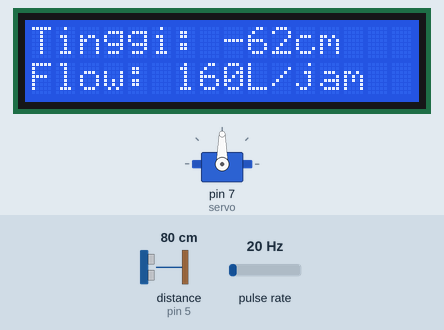
A sketch run on a simulated Arduino Uno, built with avr-gcc and run on an emulated ATmega328P. Parts: servo, 16×2 character LCD. Wiring (inferred from the names in the program): ultrasonic range finder: trigger pin 4; echo pin 5; pulse sensor: data pin 2. The test bench sets the inputs (shaded band); at power-on: distance to the obstacle (sensor on pin 5) 80 cm, pulse rate 20 Hz. The echo pulse lasts 58.3 µs per cm; what the sketch prints to the serial monitor is not drawn.

Above: at 4.6 s.
4.7 s: distance to the obstacle (sensor on pin 5) set to 2 cm
At 5.4 s:
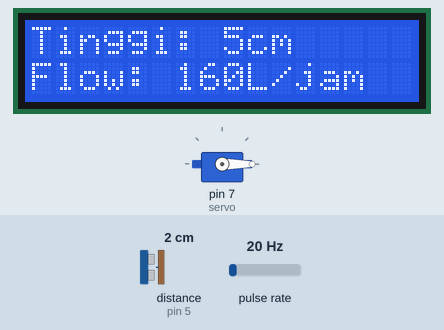
8.9 s: pulse rate (sensor on pin 2) set to 50 Hz
At 9.8 s:
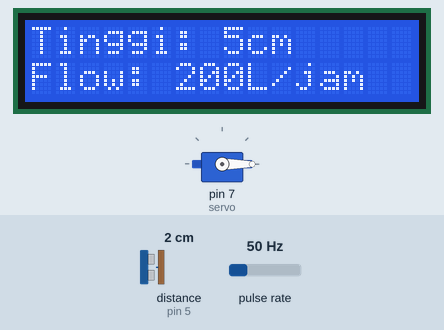
11.6 s: distance to the obstacle (sensor on pin 5) set to 18 cm
At 12.9 s:
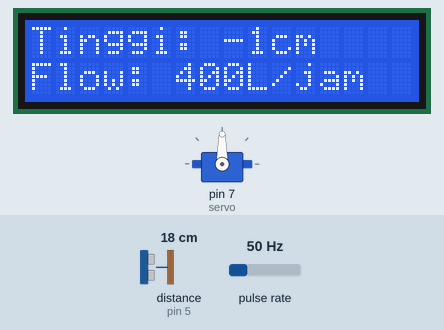
14.6 s: distance to the obstacle (sensor on pin 5) set to 250 cm
At 15.9 s:
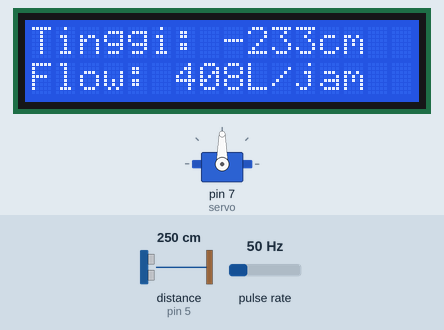
16.7 s: pulse rate (sensor on pin 2) set to 4 Hz
At 19.4 s:
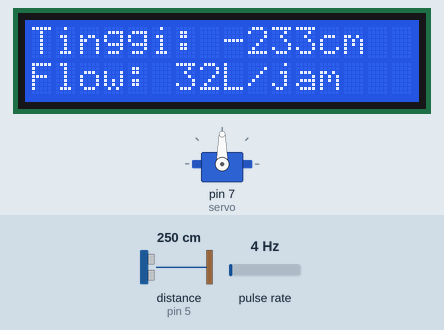
19.7 s: pulse rate (sensor on pin 2) set to 100 Hz
At 22.2 s:
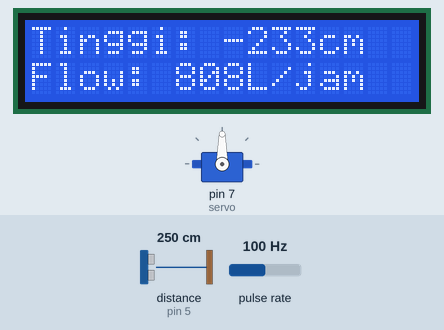
Timing chart, 0 to 23.7 s (numbered marks = the images above; inputs shaded):
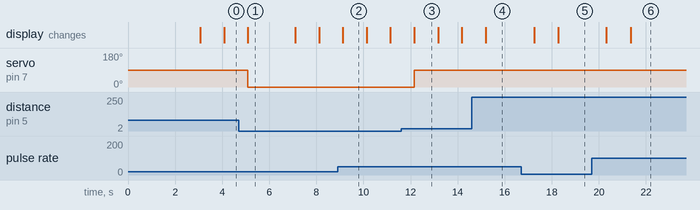

Measured:
- after the input at 4.7 s, servo on pin 7 (servo): 90° → 0° after 0.39 s; the display: changes after 0.39 s (image 1)
- after the input at 8.9 s, the display: changes after 0.23 s (image 2)
- after the input at 11.6 s, servo on pin 7 (servo): 0° → 90° after 0.55 s; the display: changes after 0.56 s (image 3)
- after the input at 14.6 s, the display: changes after 0.60 s (image 4)
- after the input at 16.7 s, the display: first changes after 0.55 s (image 5 shows a later state)
- after the input at 19.7 s, the display: first changes after 0.62 s (image 6 shows a later state)
- what the display in image 2 shows lasts 1.0 s, from 9.1 s to 10.1 s

The sketch:

main.ino
```cpp
/*
Pin:
Trigger 4
Echo    5
Servo   7
Flow    2
input   5V
*/


#include <LiquidCrystal.h>
#include <Servo.h>
#define trigPin 4
#define echoPin 5

LiquidCrystal lcd(13, 12, 11, 10, 9, 8);

Servo servo;
// int sound = 250;
int q= 50;                                      // aliran, ini parameter yang diubah
int sp= (0.079*q)+1.63;                         // setpoint aliran dari perhitungan dari mencari persamaan

float kp = 0.022355769;
float ki = 0.000429919;
float kd = 0.290625;

// beberapa parameter penunjang untuk menghitung PID

float p,i,d,pid,pidx;
float error, errorx, jml;
long durasi, jarak, jarak_i;


volatile int sensoralir; //mengukur data naik sinyal sensor alir atau flow meter
int Calc;
int hallsensor = 2;    //lokasi pin sensor flowmeter

void rpm ()     //fungsi memanggil interrupts
{
 sensoralir++;  //fungsi menghitung data naik dan turun dari hall effect sensor atau sensor aliran


}
// setup() akan berjalan sekali saja saat awal alat menyala


void setup() {
Serial.begin (9600);
pinMode(hallsensor, INPUT); //initializes digital pin 2 as an input
attachInterrupt(0, rpm, RISING); //and the interrupt is attached
pinMode(trigPin, OUTPUT);
pinMode(echoPin, INPUT);
servo.attach(7);

  lcd.begin(16, 2);
  lcd.print("KontrolAutomatik");
  lcd.setCursor(0, 1);
  lcd.print("   Kelompok 5");
  delay(3000);
  lcd.clear();
}


void loop() {
// fungsi PID, KP dan KI sudah diketahui di awal menggunakan rumus Ziegler Nichols ke-1

  error = q - Calc;
  p = error * kp;
  jml = error + errorx;
  i = ki * jml;
  d = error - errorx;
  pid = p + i + d;
  pid = sp - pid;
  pidx = sp - pid;

  // myservo.write(pidx);


// menampilkan range error yang di reduksi PID
  if(pidx < 1){
  pidx = 0;
  }

  if(pidx > sp){
  pidx = sp;
  }


sensoralir = 0;      //Set sensor Flow menajdi 0 untuk perhitungan
 sei();            //mengaktifkan fungsi interrupts
 delay (1000);      //jeda waktu 1 detik
 cli();            //mematikan fungsi interrupts
 Calc = (sensoralir * 60 / 7.5); //(Pulse frequency x 60(menit)) / 7.5Q, = flow rate dalam L/jam


 Serial.print (Calc, DEC); //mendefinisikan perhitungan untuk ditamplikan di bawah
 Serial.println (" L/hour\r\n"); //Menampilkan "L/jam" dan refresh baris baru
 Serial.print(error);
 Serial.println(" %"); // menampilkan error alat sebenarnya dalam %

digitalWrite(trigPin, LOW);
delayMicroseconds(2);
digitalWrite(trigPin, HIGH);
delayMicroseconds(10);
digitalWrite(trigPin, LOW);

// fungsi untuk menggerakan servo

durasi = pulseIn(echoPin, HIGH);
jarak = (durasi/2) / 29.1;
jarak_i = (17 - jarak);

        if (jarak_i < sp) {
        servo.write(90);
        }
          else if (jarak_i = sp) {
          servo.write(0);
          }

    Serial.print(jarak_i);
    Serial.println(" cm "); // menampilkan data yang didapatkan sensor ultrasonik
    Serial.print("PID= "); // menampilkan error yang direduksi oleh PID
    Serial.println(pidx);
    lcd.setCursor(0, 0);
    lcd.print("Tinggi: ");
    lcd.print(jarak_i);
    lcd.print("cm               ");
    lcd.setCursor(0, 2);
    lcd.print("Flow: ");
    lcd.print(Calc,DEC);
    lcd.print("L/jam           ");


// tambah kode disini buat kodingan baru
}
```
